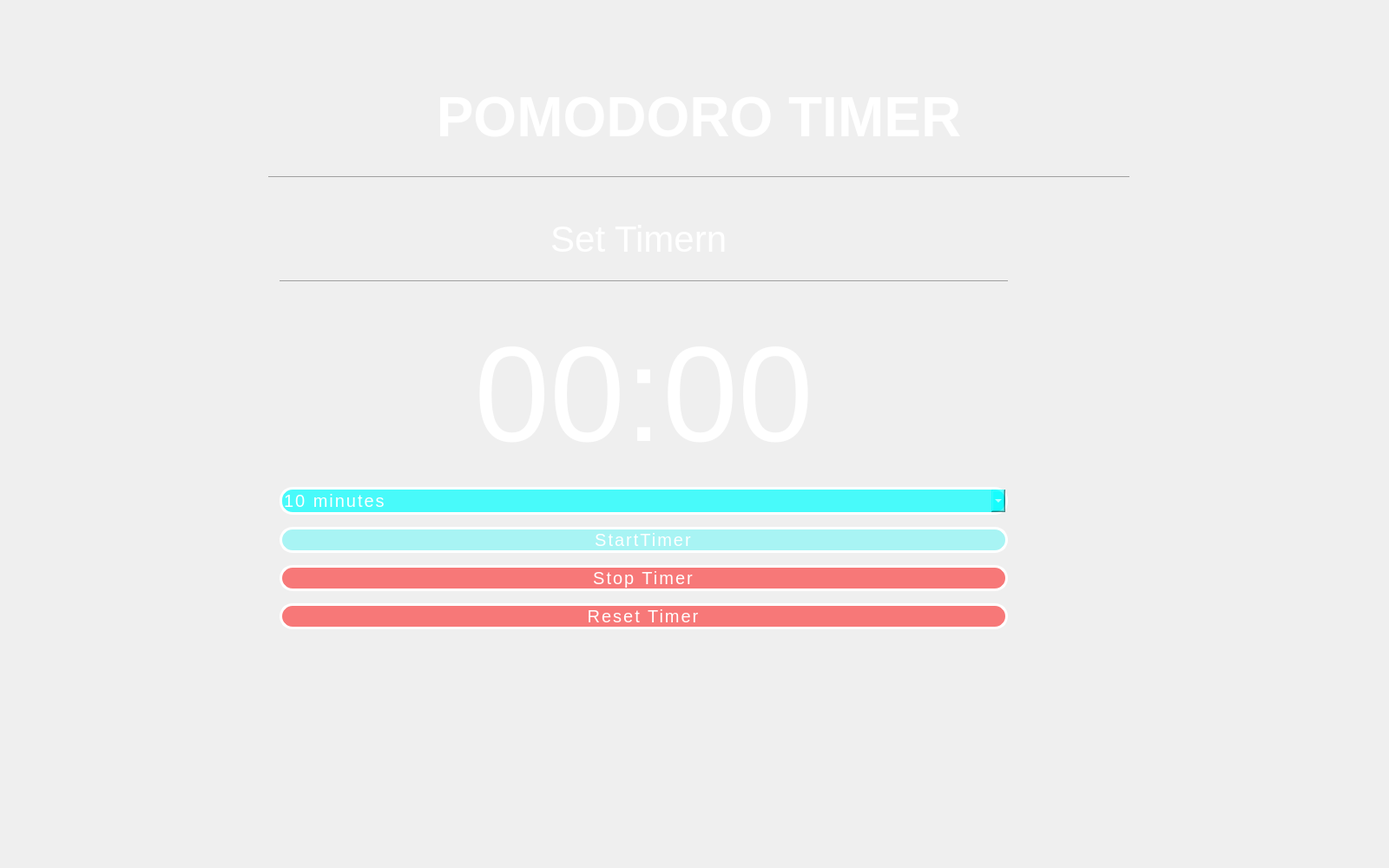
<?xml version="1.0" encoding="UTF-8"?>
<ui version="4.0">
 <class>PomodoroPage</class>
 <widget class="QWidget" name="PomodoroPage">
  <property name="geometry">
   <rect>
    <x>0</x>
    <y>0</y>
    <width>1600</width>
    <height>1000</height>
   </rect>
  </property>
  <property name="windowTitle">
   <string>Form</string>
  </property>
  <widget class="QStackedWidget" name="stackedWidget">
   <property name="geometry">
    <rect>
     <x>300</x>
     <y>90</y>
     <width>1010</width>
     <height>754</height>
    </rect>
   </property>
   <property name="sizePolicy">
    <sizepolicy hsizetype="Expanding" vsizetype="Expanding">
     <horstretch>0</horstretch>
     <verstretch>0</verstretch>
    </sizepolicy>
   </property>
   <property name="currentIndex">
    <number>2</number>
   </property>
   <widget class="QWidget" name="loadingPage">
    <widget class="QLabel" name="label">
     <property name="geometry">
      <rect>
       <x>-20</x>
       <y>120</y>
       <width>901</width>
       <height>421</height>
      </rect>
     </property>
     <property name="styleSheet">
      <string notr="true"> position: relative;
  padding: 0;
  margin: 0;
  font-family: &quot;Raleway&quot;, sans-serif;
  font-weight: 300;
  font-size: 26px;
  color: white;
 text-align: center;
  text-transform: uppercase;
  padding-bottom: 5px;</string>
     </property>
     <property name="text">
      <string>&lt;div&gt;
&lt;h1&gt;Let's Be Productive&lt;/h1&gt;
&lt;hr style=&quot;background-color:'cyan'&quot; width=80%/&gt;
&lt;p style=&quot;  text-transform: none; font-size:14px&quot;&gt;The productivity app for all students&lt;/p&gt;
&lt;/div&gt;
</string>
     </property>
     <property name="textFormat">
      <enum>Qt::TextFormat::AutoText</enum>
     </property>
     <property name="alignment">
      <set>Qt::AlignmentFlag::AlignCenter</set>
     </property>
    </widget>
    <widget class="QLabel" name="label_2">
     <property name="geometry">
      <rect>
       <x>140</x>
       <y>130</y>
       <width>141</width>
       <height>131</height>
      </rect>
     </property>
     <property name="styleSheet">
      <string notr="true">opacity:0.1</string>
     </property>
     <property name="text">
      <string>&lt;img src=&quot;E:\School\SemProject\logo3.png&quot; width=150 style=&quot;opacity:0.1&quot;/&gt;</string>
     </property>
    </widget>
   </widget>
   <widget class="QWidget" name="navigationPage">
    <widget class="QPushButton" name="todoNavButton">
     <property name="geometry">
      <rect>
       <x>690</x>
       <y>530</y>
       <width>83</width>
       <height>29</height>
      </rect>
     </property>
     <property name="text">
      <string>Todo List</string>
     </property>
    </widget>
    <widget class="QLabel" name="label_4">
     <property name="geometry">
      <rect>
       <x>-10</x>
       <y>50</y>
       <width>901</width>
       <height>421</height>
      </rect>
     </property>
     <property name="styleSheet">
      <string notr="true"> position: relative;
  padding: 0;
  margin: 0;
  font-family: &quot;Raleway&quot;, sans-serif;
  font-weight: 300;
  font-size: 26px;
  color: white;
 text-align: center;
  text-transform: uppercase;
  padding-bottom: 5px;</string>
     </property>
     <property name="text">
      <string>&lt;div&gt;
&lt;h2&gt;This is the navigation page&lt;/h2&gt;
&lt;p style=&quot;  text-transform: none; font-size:14px&quot;&gt;Iti s a work in progress&lt;/p&gt;
click buttont to go to todo list page
&lt;/div&gt;
</string>
     </property>
     <property name="textFormat">
      <enum>Qt::TextFormat::AutoText</enum>
     </property>
     <property name="alignment">
      <set>Qt::AlignmentFlag::AlignCenter</set>
     </property>
    </widget>
    <widget class="QPushButton" name="pomodoroNavButton">
     <property name="geometry">
      <rect>
       <x>500</x>
       <y>560</y>
       <width>83</width>
       <height>29</height>
      </rect>
     </property>
     <property name="text">
      <string>Pomodoro</string>
     </property>
    </widget>
   </widget>
   <widget class="QWidget" name="pomodoroPage">
    <layout class="QVBoxLayout" name="verticalLayout_4">
     <item>
      <widget class="QLabel" name="label_5">
       <property name="sizePolicy">
        <sizepolicy hsizetype="Preferred" vsizetype="Maximum">
         <horstretch>0</horstretch>
         <verstretch>0</verstretch>
        </sizepolicy>
       </property>
       <property name="styleSheet">
        <string notr="true"> position: relative;
  padding: 0;
  margin: 0;
  font-family: &quot;Raleway&quot;, sans-serif;
  font-weight: 300;
  font-size: 32px;
  color: white;
 text-align: center;
  text-transform: uppercase;
  padding-bottom: 5px;</string>
       </property>
       <property name="text">
        <string>&lt;h1&gt;POMODORO TIMER&lt;/h1&gt;
&lt;hr style=&quot;background-color:'cyan'&quot; width=80%/&gt;
</string>
       </property>
       <property name="alignment">
        <set>Qt::AlignmentFlag::AlignCenter</set>
       </property>
      </widget>
     </item>
     <item>
      <layout class="QHBoxLayout" name="horizontalLayout_3">
       <item>
        <widget class="QLabel" name="hourGlassImageLabel">
         <property name="sizePolicy">
          <sizepolicy hsizetype="Fixed" vsizetype="Preferred">
           <horstretch>0</horstretch>
           <verstretch>0</verstretch>
          </sizepolicy>
         </property>
         <property name="text">
          <string>&lt;img  src=&quot;E:\School\SemProject\fullHourGlass.png&quot; /&gt;</string>
         </property>
        </widget>
       </item>
       <item>
        <layout class="QVBoxLayout" name="verticalLayout_6">
         <item>
          <spacer name="horizontalSpacer_8">
           <property name="orientation">
            <enum>Qt::Orientation::Vertical</enum>
           </property>
           <property name="sizeType">
            <enum>QSizePolicy::Policy::Maximum</enum>
           </property>
           <property name="sizeHint" stdset="0">
            <size>
             <width>5</width>
             <height>10</height>
            </size>
           </property>
          </spacer>
         </item>
         <item>
          <widget class="QLabel" name="label_6">
           <property name="sizePolicy">
            <sizepolicy hsizetype="Preferred" vsizetype="Maximum">
             <horstretch>0</horstretch>
             <verstretch>0</verstretch>
            </sizepolicy>
           </property>
           <property name="styleSheet">
            <string notr="true">
  padding: 0;
  margin: 0;
  font-family: &quot;Raleway&quot;, sans-serif;
  font-weight: 300;
  font-size: 42px;
  color: white;
 text-align: center;
  text-transform: uppercase;
  padding-bottom: 5px;</string>
           </property>
           <property name="text">
            <string>       Set Timern       &lt;hr  style=&quot;background-color:cyan&quot;&gt;</string>
           </property>
           <property name="alignment">
            <set>Qt::AlignmentFlag::AlignCenter</set>
           </property>
          </widget>
         </item>
         <item>
          <widget class="QLabel" name="timeLabel">
           <property name="sizePolicy">
            <sizepolicy hsizetype="Preferred" vsizetype="Maximum">
             <horstretch>0</horstretch>
             <verstretch>0</verstretch>
            </sizepolicy>
           </property>
           <property name="styleSheet">
            <string notr="true">
  padding: 0;
  margin: 0;
  font-family: &quot;Raleway&quot;, sans-serif;
  font-weight: 300;
  font-size: 156px;
  color: white;
 text-align: center;
  text-transform: uppercase;
  padding-bottom: 5px;</string>
           </property>
           <property name="text">
            <string>00:00</string>
           </property>
           <property name="alignment">
            <set>Qt::AlignmentFlag::AlignCenter</set>
           </property>
          </widget>
         </item>
         <item>
          <widget class="QComboBox" name="timerComboBox">
           <property name="styleSheet">
            <string notr="true">font-family: &quot;Open Sans&quot;, sans-serif;
  font-size: 20px;
  letter-spacing: 2px;
  text-decoration: none;
  text-transform: uppercase;
  color: white;
  cursor: pointer;
  border: 3px solid;
border-radius:15;
border-color: white;
background-color:rgba(0,255,255,0.7);
  padding: 0.25em 0.5em;
  box-shadow: 1px 1px 0px 0px, 2px 2px 0px 0px, 3px 3px 0px 0px, 4px 4px 0px 0px, 5px 5px 0px 0px;
  position: relative;
  user-select: none;
  -webkit-user-select: none;
  touch-action: manipulation;</string>
           </property>
           <item>
            <property name="text">
             <string>10 minutes</string>
            </property>
           </item>
           <item>
            <property name="text">
             <string>15 minutes</string>
            </property>
           </item>
           <item>
            <property name="text">
             <string>20 minutes</string>
            </property>
           </item>
           <item>
            <property name="text">
             <string>30 minutes</string>
            </property>
           </item>
           <item>
            <property name="text">
             <string>45 minutes</string>
            </property>
           </item>
           <item>
            <property name="text">
             <string>60 minutes</string>
            </property>
           </item>
          </widget>
         </item>
         <item>
          <widget class="QPushButton" name="startTimerButton">
           <property name="styleSheet">
            <string notr="true">font-family: &quot;Open Sans&quot;, sans-serif;
  font-size: 20px;
  letter-spacing: 2px;
  text-decoration: none;
  text-transform: uppercase;
  color: white;
  cursor: pointer;
  border: 3px solid;
border-radius:15;
border-color: white;
background-color:rgba(0,255,255,0.3);
  padding: 0.25em 0.5em;
  box-shadow: 1px 1px 0px 0px, 2px 2px 0px 0px, 3px 3px 0px 0px, 4px 4px 0px 0px, 5px 5px 0px 0px;
  position: relative;
  user-select: none;
  -webkit-user-select: none;
  touch-action: manipulation;</string>
           </property>
           <property name="text">
            <string>StartTimer</string>
           </property>
          </widget>
         </item>
         <item>
          <widget class="QPushButton" name="stopTimerButton">
           <property name="styleSheet">
            <string notr="true">font-family: &quot;Open Sans&quot;, sans-serif;
  font-size: 20px;
  letter-spacing: 2px;
  text-decoration: none;
  text-transform: uppercase;
  color: white;
  cursor: pointer;
  border: 3px solid;
border-radius:15;
border-color: white;
background-color:rgba(255,0,0,0.50);
  padding: 0.25em 0.5em;
  box-shadow: 1px 1px 0px 0px, 2px 2px 0px 0px, 3px 3px 0px 0px, 4px 4px 0px 0px, 5px 5px 0px 0px;
  position: relative;
  user-select: none;
  -webkit-user-select: none;
  touch-action: manipulation;</string>
           </property>
           <property name="text">
            <string>Stop Timer</string>
           </property>
          </widget>
         </item>
         <item>
          <widget class="QPushButton" name="resetTimerButton">
           <property name="styleSheet">
            <string notr="true">font-family: &quot;Open Sans&quot;, sans-serif;
  font-size: 20px;
  letter-spacing: 2px;
  text-decoration: none;
  text-transform: uppercase;
  color: white;
  cursor: pointer;
  border: 3px solid;
border-radius:15;
border-color: white;
background-color:rgba(255,0,0,0.5);
  padding: 0.25em 0.5em;
  box-shadow: 1px 1px 0px 0px, 2px 2px 0px 0px, 3px 3px 0px 0px, 4px 4px 0px 0px, 5px 5px 0px 0px;
  position: relative;
  user-select: none;
  -webkit-user-select: none;
  touch-action: manipulation;</string>
           </property>
           <property name="text">
            <string>Reset Timer</string>
           </property>
          </widget>
         </item>
        </layout>
       </item>
       <item>
        <spacer name="verticalSpacer_11">
         <property name="orientation">
          <enum>Qt::Orientation::Vertical</enum>
         </property>
         <property name="sizeHint" stdset="0">
          <size>
           <width>20</width>
           <height>40</height>
          </size>
         </property>
        </spacer>
       </item>
       <item>
        <spacer name="verticalSpacer_10">
         <property name="orientation">
          <enum>Qt::Orientation::Vertical</enum>
         </property>
         <property name="sizeHint" stdset="0">
          <size>
           <width>20</width>
           <height>40</height>
          </size>
         </property>
        </spacer>
       </item>
       <item>
        <spacer name="verticalSpacer_9">
         <property name="orientation">
          <enum>Qt::Orientation::Vertical</enum>
         </property>
         <property name="sizeHint" stdset="0">
          <size>
           <width>20</width>
           <height>40</height>
          </size>
         </property>
        </spacer>
       </item>
       <item>
        <spacer name="verticalSpacer_8">
         <property name="orientation">
          <enum>Qt::Orientation::Vertical</enum>
         </property>
         <property name="sizeHint" stdset="0">
          <size>
           <width>20</width>
           <height>40</height>
          </size>
         </property>
        </spacer>
       </item>
       <item>
        <spacer name="verticalSpacer_6">
         <property name="orientation">
          <enum>Qt::Orientation::Vertical</enum>
         </property>
         <property name="sizeHint" stdset="0">
          <size>
           <width>20</width>
           <height>40</height>
          </size>
         </property>
        </spacer>
       </item>
       <item>
        <spacer name="verticalSpacer_5">
         <property name="orientation">
          <enum>Qt::Orientation::Vertical</enum>
         </property>
         <property name="sizeHint" stdset="0">
          <size>
           <width>20</width>
           <height>40</height>
          </size>
         </property>
        </spacer>
       </item>
       <item>
        <spacer name="verticalSpacer_4">
         <property name="orientation">
          <enum>Qt::Orientation::Vertical</enum>
         </property>
         <property name="sizeHint" stdset="0">
          <size>
           <width>20</width>
           <height>40</height>
          </size>
         </property>
        </spacer>
       </item>
      </layout>
     </item>
     <item>
      <spacer name="horizontalSpacer_6">
       <property name="orientation">
        <enum>Qt::Orientation::Horizontal</enum>
       </property>
       <property name="sizeHint" stdset="0">
        <size>
         <width>40</width>
         <height>20</height>
        </size>
       </property>
      </spacer>
     </item>
     <item>
      <spacer name="horizontalSpacer_3">
       <property name="orientation">
        <enum>Qt::Orientation::Horizontal</enum>
       </property>
       <property name="sizeHint" stdset="0">
        <size>
         <width>40</width>
         <height>20</height>
        </size>
       </property>
      </spacer>
     </item>
     <item>
      <spacer name="horizontalSpacer_7">
       <property name="orientation">
        <enum>Qt::Orientation::Horizontal</enum>
       </property>
       <property name="sizeHint" stdset="0">
        <size>
         <width>40</width>
         <height>20</height>
        </size>
       </property>
      </spacer>
     </item>
     <item>
      <spacer name="horizontalSpacer_4">
       <property name="orientation">
        <enum>Qt::Orientation::Horizontal</enum>
       </property>
       <property name="sizeHint" stdset="0">
        <size>
         <width>40</width>
         <height>20</height>
        </size>
       </property>
      </spacer>
     </item>
     <item>
      <spacer name="horizontalSpacer_5">
       <property name="orientation">
        <enum>Qt::Orientation::Horizontal</enum>
       </property>
       <property name="sizeHint" stdset="0">
        <size>
         <width>40</width>
         <height>20</height>
        </size>
       </property>
      </spacer>
     </item>
    </layout>
   </widget>
   <widget class="QWidget" name="todoListPage">
    <layout class="QVBoxLayout" name="verticalLayout_2">
     <item>
      <widget class="QLabel" name="label_3">
       <property name="styleSheet">
        <string notr="true"> position: relative;
  padding: 0;
  margin: 0;
  font-family: &quot;Raleway&quot;, sans-serif;
  font-weight: 300;
  font-size: 18px;
  color: white;
 text-align: center;
  text-transform: uppercase;
  padding-bottom: 5px;</string>
       </property>
       <property name="text">
        <string>&lt;h1&gt;To-Do List&lt;/h1&gt;
&lt;hr style=&quot;background-color:'cyan'&quot; width=90%/&gt;
</string>
       </property>
       <property name="alignment">
        <set>Qt::AlignmentFlag::AlignCenter</set>
       </property>
      </widget>
     </item>
     <item>
      <layout class="QHBoxLayout" name="horizontalLayout">
       <item>
        <widget class="QPushButton" name="markCompleteButton">
         <property name="styleSheet">
          <string notr="true">font-family: &quot;Open Sans&quot;, sans-serif;
  font-size: 16px;
  letter-spacing: 2px;
  text-decoration: none;
  text-transform: uppercase;
  color: white;
  cursor: pointer;
  border: 3px solid;
border-radius:15;
border-color: white;
background-color:rgba(0,255,255,0.5);
  padding: 0.25em 0.5em;
  box-shadow: 1px 1px 0px 0px, 2px 2px 0px 0px, 3px 3px 0px 0px, 4px 4px 0px 0px, 5px 5px 0px 0px;
  position: relative;
  user-select: none;
  -webkit-user-select: none;
  touch-action: manipulation;</string>
         </property>
         <property name="text">
          <string>Mark As Completed</string>
         </property>
        </widget>
       </item>
       <item>
        <spacer name="verticalSpacer">
         <property name="orientation">
          <enum>Qt::Orientation::Vertical</enum>
         </property>
         <property name="sizeType">
          <enum>QSizePolicy::Policy::Maximum</enum>
         </property>
         <property name="sizeHint" stdset="0">
          <size>
           <width>20</width>
           <height>40</height>
          </size>
         </property>
        </spacer>
       </item>
       <item>
        <widget class="QPushButton" name="markActiveButton">
         <property name="sizePolicy">
          <sizepolicy hsizetype="Minimum" vsizetype="Maximum">
           <horstretch>0</horstretch>
           <verstretch>0</verstretch>
          </sizepolicy>
         </property>
         <property name="styleSheet">
          <string notr="true">font-family: &quot;Open Sans&quot;, sans-serif;
  font-size: 16px;
  letter-spacing: 2px;
  text-decoration: none;
  text-transform: uppercase;
  color: white;
  cursor: pointer;
  border: 3px solid;
border-radius:15;
border-color: white;
background-color:rgba(0,255,255,0.5);
  padding: 0.25em 0.5em;
  box-shadow: 1px 1px 0px 0px, 2px 2px 0px 0px, 3px 3px 0px 0px, 4px 4px 0px 0px, 5px 5px 0px 0px;
  position: relative;
  user-select: none;
  -webkit-user-select: none;
  touch-action: manipulation;</string>
         </property>
         <property name="text">
          <string>Mark As Active</string>
         </property>
        </widget>
       </item>
       <item>
        <spacer name="verticalSpacer_2">
         <property name="orientation">
          <enum>Qt::Orientation::Vertical</enum>
         </property>
         <property name="sizeType">
          <enum>QSizePolicy::Policy::Maximum</enum>
         </property>
         <property name="sizeHint" stdset="0">
          <size>
           <width>20</width>
           <height>40</height>
          </size>
         </property>
        </spacer>
       </item>
       <item>
        <widget class="QPushButton" name="markUpNextButton">
         <property name="styleSheet">
          <string notr="true">font-family: &quot;Open Sans&quot;, sans-serif;
  font-size: 16px;
  letter-spacing: 2px;
  text-decoration: none;
  text-transform: uppercase;
  color: white;
  cursor: pointer;
  border: 3px solid;
border-radius:15;
border-color: white;
background-color:rgba(0,255,255,0.5);
  padding: 0.25em 0.5em;
  box-shadow: 1px 1px 0px 0px, 2px 2px 0px 0px, 3px 3px 0px 0px, 4px 4px 0px 0px, 5px 5px 0px 0px;
  position: relative;
  user-select: none;
  -webkit-user-select: none;
  touch-action: manipulation;</string>
         </property>
         <property name="text">
          <string>Mark As Up Next</string>
         </property>
        </widget>
       </item>
       <item>
        <spacer name="verticalSpacer_3">
         <property name="orientation">
          <enum>Qt::Orientation::Vertical</enum>
         </property>
         <property name="sizeType">
          <enum>QSizePolicy::Policy::Maximum</enum>
         </property>
         <property name="sizeHint" stdset="0">
          <size>
           <width>13</width>
           <height>32</height>
          </size>
         </property>
        </spacer>
       </item>
       <item>
        <widget class="QPushButton" name="deleteItemButton">
         <property name="sizePolicy">
          <sizepolicy hsizetype="Minimum" vsizetype="Maximum">
           <horstretch>0</horstretch>
           <verstretch>0</verstretch>
          </sizepolicy>
         </property>
         <property name="styleSheet">
          <string notr="true">font-family: &quot;Open Sans&quot;, sans-serif;
  font-size: 16px;
  letter-spacing: 2px;
  text-decoration: none;
  text-transform: uppercase;
  color: white;
  cursor: pointer;
  border: 3px solid;
border-radius:15;
border-color: white;
background-color:rgba(255,0,0,0.3);
  padding: 0.25em 0.5em;
  box-shadow: 1px 1px 0px 0px, 2px 2px 0px 0px, 3px 3px 0px 0px, 4px 4px 0px 0px, 5px 5px 0px 0px;
  position: relative;
  user-select: none;
  -webkit-user-select: none;
  touch-action: manipulation;</string>
         </property>
         <property name="text">
          <string>Delete</string>
         </property>
        </widget>
       </item>
      </layout>
     </item>
     <item>
      <spacer name="horizontalSpacer">
       <property name="orientation">
        <enum>Qt::Orientation::Horizontal</enum>
       </property>
       <property name="sizeHint" stdset="0">
        <size>
         <width>40</width>
         <height>20</height>
        </size>
       </property>
      </spacer>
     </item>
     <item>
      <layout class="QHBoxLayout" name="horizontalLayout_2">
       <item>
        <widget class="QLineEdit" name="lineEdit">
         <property name="sizePolicy">
          <sizepolicy hsizetype="Expanding" vsizetype="Maximum">
           <horstretch>0</horstretch>
           <verstretch>0</verstretch>
          </sizepolicy>
         </property>
         <property name="styleSheet">
          <string notr="true">font-family: &quot;Open Sans&quot;, sans-serif;
  font-size: 16px;
  letter-spacing: 2px;
  text-decoration: none;
  text-transform: uppercase;
  color: white;
  cursor: pointer;
  border: 3px solid;
border-radius:15;
border-color: white;
background-color:rgba(0,255,255,0.3);
  padding: 0.25em 0.5em;
  box-shadow: 1px 1px 0px 0px, 2px 2px 0px 0px, 3px 3px 0px 0px, 4px 4px 0px 0px, 5px 5px 0px 0px;
  position: relative;
  user-select: none;
  -webkit-user-select: none;
  touch-action: manipulation;</string>
         </property>
         <property name="placeholderText">
          <string>New To-do list Item</string>
         </property>
        </widget>
       </item>
       <item>
        <widget class="QComboBox" name="comboBox">
         <property name="sizePolicy">
          <sizepolicy hsizetype="Preferred" vsizetype="Maximum">
           <horstretch>0</horstretch>
           <verstretch>0</verstretch>
          </sizepolicy>
         </property>
         <property name="styleSheet">
          <string notr="true">font-family: &quot;Open Sans&quot;, sans-serif;
  font-size: 16px;
  letter-spacing: 2px;
  text-decoration: none;
  text-transform: uppercase;
  color: white;
  cursor: pointer;
  border: 3px solid;
border-radius:15;
border-color: white;
background-color:rgba(0,255,255,0.7);
  padding: 0.25em 0.5em;
  box-shadow: 1px 1px 0px 0px, 2px 2px 0px 0px, 3px 3px 0px 0px, 4px 4px 0px 0px, 5px 5px 0px 0px;
  position: relative;
  user-select: none;
  -webkit-user-select: none;
  touch-action: manipulation;</string>
         </property>
         <item>
          <property name="text">
           <string>Active</string>
          </property>
         </item>
         <item>
          <property name="text">
           <string>Completed</string>
          </property>
         </item>
         <item>
          <property name="text">
           <string>Up Next</string>
          </property>
         </item>
        </widget>
       </item>
       <item>
        <widget class="QPushButton" name="addItemButton">
         <property name="sizePolicy">
          <sizepolicy hsizetype="Minimum" vsizetype="Maximum">
           <horstretch>0</horstretch>
           <verstretch>0</verstretch>
          </sizepolicy>
         </property>
         <property name="styleSheet">
          <string notr="true">font-family: &quot;Open Sans&quot;, sans-serif;
  font-size: 18px;
  letter-spacing: 2px;
  text-decoration: none;
  text-transform: uppercase;
  color: white;
  cursor: pointer;
  border: 3px solid;
border-radius:15;
border-color: white;
background-color:rgba(42, 254, 183,0.7);
  padding: 0.25em 0.5em;
  box-shadow: 1px 1px 0px 0px, 2px 2px 0px 0px, 3px 3px 0px 0px, 4px 4px 0px 0px, 5px 5px 0px 0px;
  position: relative;
  user-select: none;
  -webkit-user-select: none;
  touch-action: manipulation;</string>
         </property>
         <property name="text">
          <string>+Add</string>
         </property>
        </widget>
       </item>
      </layout>
     </item>
     <item>
      <spacer name="horizontalSpacer_2">
       <property name="orientation">
        <enum>Qt::Orientation::Horizontal</enum>
       </property>
       <property name="sizeHint" stdset="0">
        <size>
         <width>40</width>
         <height>20</height>
        </size>
       </property>
      </spacer>
     </item>
     <item>
      <layout class="QGridLayout" name="gridLayout">
       <item row="0" column="1">
        <widget class="QGroupBox" name="groupBox">
         <property name="sizePolicy">
          <sizepolicy hsizetype="Preferred" vsizetype="MinimumExpanding">
           <horstretch>0</horstretch>
           <verstretch>0</verstretch>
          </sizepolicy>
         </property>
         <property name="styleSheet">
          <string notr="true"> position: relative;
  padding: 0;
  margin: 0;
  font-family: &quot;Raleway&quot;, sans-serif;
  font-weight: 300;
  font-size: 18px;
  color: white;
 text-align: center;
  text-transform: uppercase;
  padding-bottom: 5px;</string>
         </property>
         <property name="title">
          <string>Active</string>
         </property>
         <widget class="QListWidget" name="upNextTasks">
          <property name="geometry">
           <rect>
            <x>10</x>
            <y>30</y>
            <width>281</width>
            <height>421</height>
           </rect>
          </property>
          <property name="styleSheet">
           <string notr="true"> position: relative;
  padding: 0;
  margin: 0;
  font-family: &quot;Raleway&quot;, sans-serif;
  font-weight: 300;
  font-size: 12px;
  color: white;
 text-align: center;

  padding-bottom: 5px;</string>
          </property>
         </widget>
        </widget>
       </item>
       <item row="0" column="2">
        <widget class="QGroupBox" name="groupBox_2">
         <property name="sizePolicy">
          <sizepolicy hsizetype="Preferred" vsizetype="MinimumExpanding">
           <horstretch>0</horstretch>
           <verstretch>0</verstretch>
          </sizepolicy>
         </property>
         <property name="styleSheet">
          <string notr="true"> position: relative;
  padding: 0;
  margin: 0;
  font-family: &quot;Raleway&quot;, sans-serif;
  font-weight: 300;
  font-size: 18px;
  color: white;
 text-align: center;
  text-transform: uppercase;
  padding-bottom: 5px;</string>
         </property>
         <property name="title">
          <string>Up Next</string>
         </property>
         <widget class="QListWidget" name="activeTasks">
          <property name="geometry">
           <rect>
            <x>10</x>
            <y>30</y>
            <width>281</width>
            <height>421</height>
           </rect>
          </property>
          <property name="styleSheet">
           <string notr="true"> position: relative;
  padding: 0;
  margin: 0;
  font-family: &quot;Raleway&quot;, sans-serif;
  font-weight: 300;
  font-size: 12px;
  color: white;
 text-align: center;

  padding-bottom: 5px;</string>
          </property>
         </widget>
        </widget>
       </item>
       <item row="0" column="0">
        <widget class="QGroupBox" name="groupBox_3">
         <property name="sizePolicy">
          <sizepolicy hsizetype="Preferred" vsizetype="MinimumExpanding">
           <horstretch>0</horstretch>
           <verstretch>0</verstretch>
          </sizepolicy>
         </property>
         <property name="styleSheet">
          <string notr="true"> position: relative;
  padding: 0;
  margin: 0;
  font-family: &quot;Raleway&quot;, sans-serif;
  font-weight: 300;
  font-size: 18px;
  color: white;
 text-align: center;
  text-transform: uppercase;
  padding-bottom: 5px;</string>
         </property>
         <property name="title">
          <string>Completed</string>
         </property>
         <widget class="QListWidget" name="completedTasks">
          <property name="geometry">
           <rect>
            <x>10</x>
            <y>30</y>
            <width>281</width>
            <height>421</height>
           </rect>
          </property>
          <property name="styleSheet">
           <string notr="true"> position: relative;
  padding: 0;
  margin: 0;
  font-family: &quot;Raleway&quot;, sans-serif;
  font-weight: 300;
  font-size: 12px;
  color: white;
 text-align: center;

  padding-bottom: 5px;</string>
          </property>
         </widget>
        </widget>
       </item>
      </layout>
     </item>
    </layout>
   </widget>
  </widget>
 </widget>
 <resources/>
 <connections/>
</ui>
